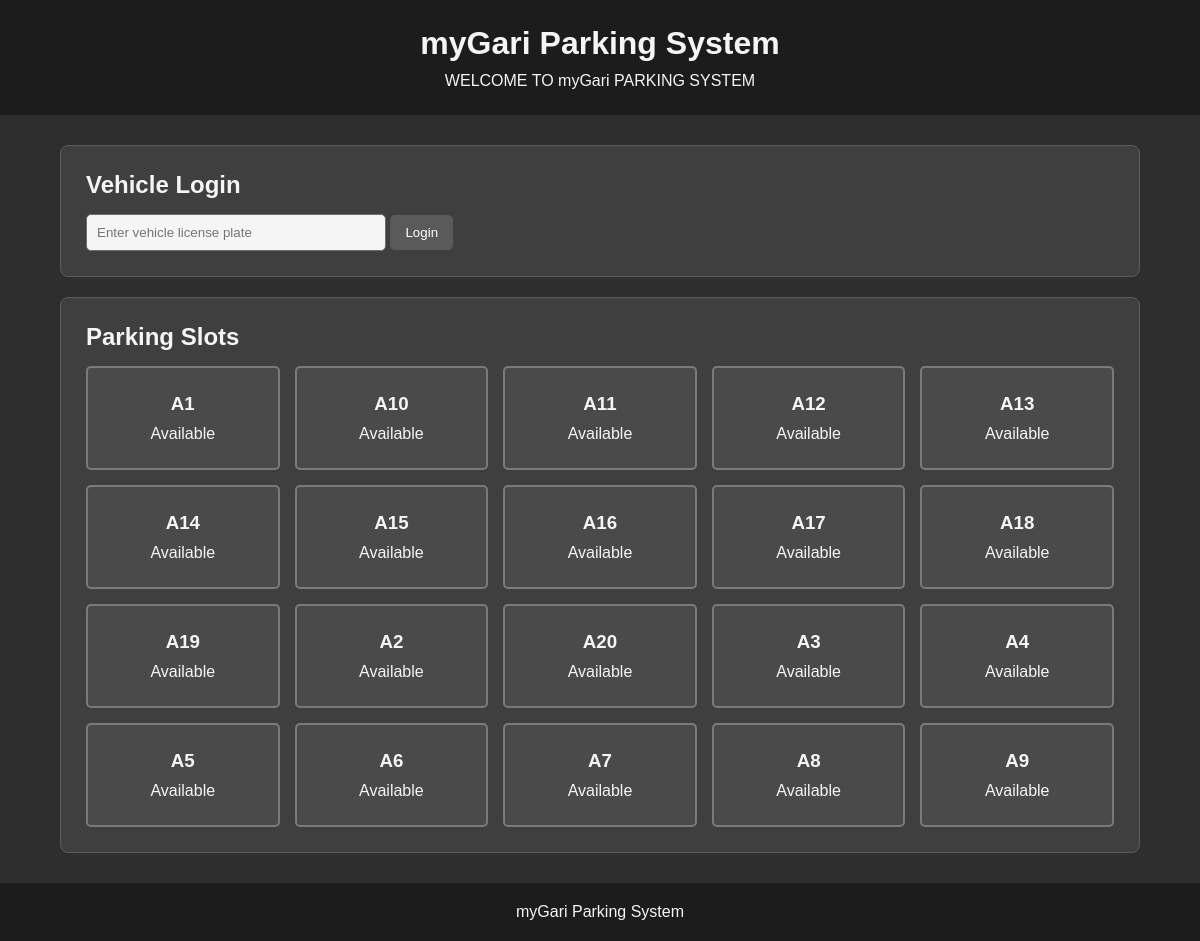
The page / on the database its author committed.
### tables this page shows
CREATE TABLE parking_spaces (
            spot_id TEXT PRIMARY KEY,
            status TEXT NOT NULL DEFAULT 'Available',
            license_plate TEXT,
            start_time REAL
        );

### app.py (the view)
@app.route("/")
def home():
    return render_template(
        "index.html",
        parking_lot=db.get_parking_lot(),
        current_user=current_user
    )

### database.py (called while the page is built)
def get_connection():
    connection = sqlite3.connect(DATABASE)
    connection.row_factory = sqlite3.Row
    return connection

def get_parking_lot():
    connection = get_connection()
    cursor = connection.cursor()
    cursor.execute("""
        SELECT spot_id, status, license_plate, start_time
        FROM parking_spaces
        ORDER BY spot_id
    """)
    rows = cursor.fetchall()
    connection.close()
    parking_lot = {}
    for row in rows:
        parking_lot[row["spot_id"]] = {
            "spot_id": row["spot_id"],
            "status": row["status"],
            "User-Assigned": row["license_plate"],
            "Starttime": row["start_time"]
        }
    return parking_lot

### templates/index.html (shortened to what this page needs)
<!DOCTYPE html>
<html lang="en">
<head>
    <link
        rel="stylesheet"
        href="{{ url_for('static', filename='style.css') }}"
    >
</head>
<body>
    <header>
        <h1>myGari Parking System</h1>
        <p>WELCOME TO myGari PARKING SYSTEM</p>
    </header>
    <main>
        <section>
            <h2>Vehicle Login</h2>
            {% if current_user %}
                <p>
                    Logged in vehicle:
                    <strong>{{ current_user }}</strong>
                </p>
                <br>
                <form action="/logout" method="POST">
                    <button type="submit">Logout</button>
                </form>
            {% else %}
                <form action="/login" method="POST">
                    <input
                        type="text"
                        name="license_plate"
                        placeholder="Enter vehicle license plate"
                        required
                    >
                    <button type="submit">Login</button>
                </form>
            {% endif %}
        </section>
        <section>
            <h2>Parking Slots</h2>
            <div class="parking-grid readonly">
                {% for spot, info in parking_lot.items() %}
                    <div
                        class="parking-slot
                        {% if info['Status'] == 'Occupied' %}
                            occupied
                        {% else %}
                            available
                        {% endif %}
                    ">
                        <h3>{{ spot }}</h3>
                        {% if info["Status"] == "Occupied" %}
                            <p>Occupied</p>
                            <p>{{ info["User-Assigned"] }}</p>
                        {% else %}
                            <p>Available</p>
                        {% endif %}
                    </div>
                {% endfor %}
            </div>
        </section>
    </main>
    <footer>
        <p>myGari Parking System</p>
    </footer>
</body>
</html>

### static/style.css (style rules this page uses)
* { box-sizing: border-box; margin: 0; padding: 0; }
body { font-family: Arial, sans-serif; background: #2e2e2e; color: #f5f5f5; }
header { background: #1c1c1c; color: #f5f5f5; text-align: center; padding: 25px; }
header h1 { margin-bottom: 10px; }
main { width: 90%; max-width: 1100px; margin: 30px auto; }
section { background: #3f3f3f; padding: 25px; margin-bottom: 20px; border-radius: 8px; border: 1px solid #5c5c5c; }
h2 { margin-bottom: 15px; }
input { padding: 10px; width: 300px; border: 1px solid #6e6e6e; border-radius: 5px; background: #f5f5f5; color: #2e2e2e; }
button { padding: 10px 15px; border: none; border-radius: 5px; background: #5a5a5a; color: white; cursor: pointer; }
.parking-grid { display: grid; grid-template-columns: repeat(5, 1fr); gap: 15px; }
.parking-slot { padding: 25px; text-align: center; border: 2px solid #7a7a7a; border-radius: 5px; background: #4a4a4a; cursor: pointer; }
.parking-slot h3 { margin-bottom: 10px; }
.parking-slot.available { background: #4a4a4a; }
.parking-grid.readonly .parking-slot { cursor: default; }
footer { background: #1c1c1c; color: #f5f5f5; text-align: center; padding: 20px; margin-top: 30px; }

### rows shown on the page
parking_spaces: spot_id "A1"
parking_spaces: spot_id "A10"
parking_spaces: spot_id "A11"
parking_spaces: spot_id "A12"
parking_spaces: spot_id "A13"
parking_spaces: spot_id "A14"
parking_spaces: spot_id "A15"
parking_spaces: spot_id "A16"
parking_spaces: spot_id "A17"
parking_spaces: spot_id "A18"
parking_spaces: spot_id "A19"
parking_spaces: spot_id "A2"
parking_spaces: spot_id "A20"
parking_spaces: spot_id "A3"
parking_spaces: spot_id "A4"
parking_spaces: spot_id "A5"
parking_spaces: spot_id "A6"
parking_spaces: spot_id "A7"
parking_spaces: spot_id "A8"
parking_spaces: spot_id "A9"
